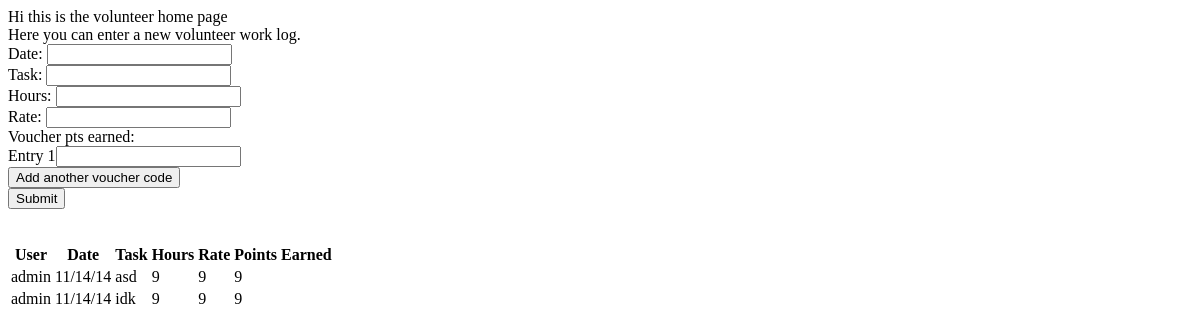
Before: /volunteer/home/ with the older database file.
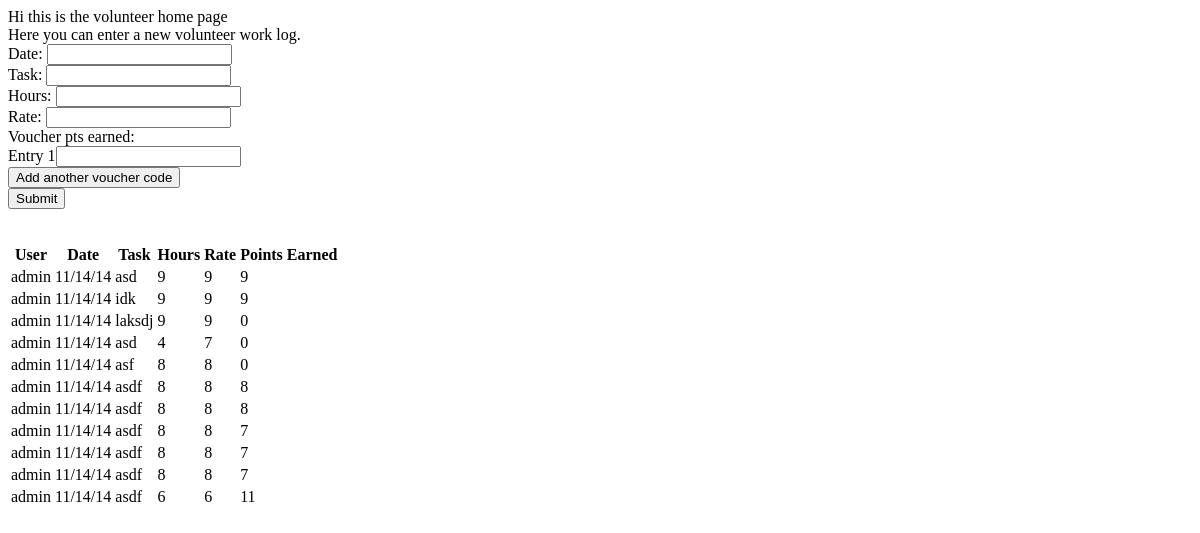
After: the same page with the newer database file.
### volunteers/models.py (models this page shows)
class Userlog(models.Model):
    user = models.ForeignKey(User, default='')
    date = models.CharField(max_length=200)
    task = models.CharField(max_length=200)
    hours = models.PositiveSmallIntegerField(default=0)
    rate = models.PositiveSmallIntegerField(default=2)
    voucherearned = models.PositiveSmallIntegerField(default=0)

### volunteers/views.py (the view)
# urls.py: url(r'^volunteer/home/$', views.volunteerHome, name="volunteerHome"),
def volunteerHome(request):
    query_results = Userlog.objects.all()
    context = {'query_results': query_results}
    return render(request,'volunteers/volunteerHome.html',context)

### volunteers/templates/volunteers/volunteerHome.html (shortened to what this page needs)
Here you can enter a new volunteer work log.
<form action="{% url 'submitNewLog' %}" method="post">{% csrf_token %}
Date:
<input type="text" name="date">
<br>
Task:
<input type="text" name="task">
<br>
Hours:
<input type="text" name="hours">
<br>
Rate:
<input type="text" name="rate">
<br>
Voucher pts earned:
<br>
<div id="dynamicInput">
          Entry 1<input type="text" name="myInputs">
</div>
<input type="button" value="Add another voucher code" onClick="addInput('dynamicInput');">
            <br>
<input type="submit" value="Submit" />
</form>
<table>
    <tr>
        <th>User</th>
        <th>Date</th>
        <th>Task</th>
        <th>Hours</th>
        <th>Rate</th>
        <th>Points Earned</th>
    </tr>
    {% for item in query_results %}
    <tr>
        <td>{{ item.user }}</td>
        <td>{{ item.date }}</td>
        <td>{{ item.task }}</td>
        <td>{{ item.hours }}</td>
        <td>{{ item.rate }}</td>
        <td>{{ item.voucherearned }}</td>
    </tr>
    {% endfor %}
</table>

Changed rows visible on the page:
added Userlog: user "admin", date "11/14/14", task "laksdj", hours "9", rate "9", voucherearned "0"
added Userlog: user "admin", date "11/14/14", task "asd", hours "4", rate "7", voucherearned "0"
added Userlog: user "admin", date "11/14/14", task "asf", hours "8", rate "8", voucherearned "0"
added Userlog: user "admin", date "11/14/14", task "asdf", hours "8", rate "8", voucherearned "8"
added Userlog: user "admin", date "11/14/14", task "asdf", hours "8", rate "8", voucherearned "8"
added Userlog: user "admin", date "11/14/14", task "asdf", hours "8", rate "8", voucherearned "7"
added Userlog: user "admin", date "11/14/14", task "asdf", hours "8", rate "8", voucherearned "7"
added Userlog: user "admin", date "11/14/14", task "asdf", hours "8", rate "8", voucherearned "7"
added Userlog: user "admin", date "11/14/14", task "asdf", hours "6", rate "6", voucherearned "11"
